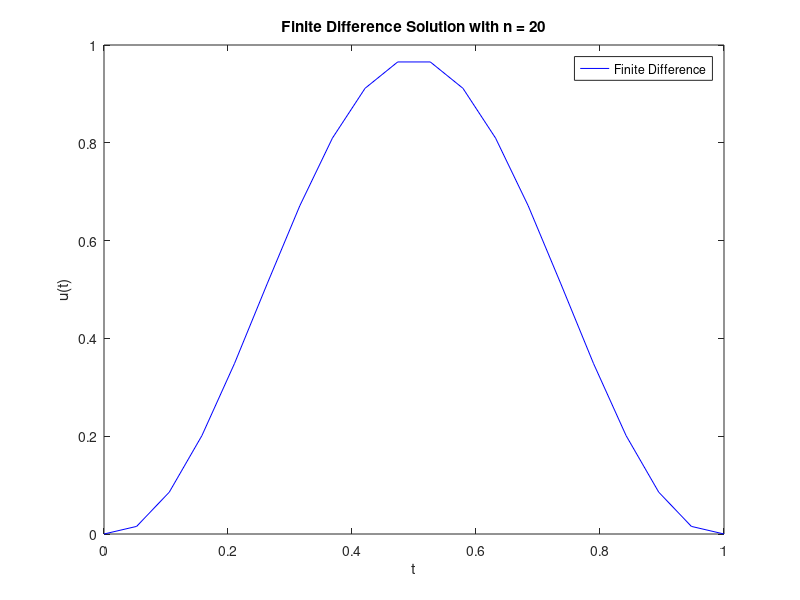
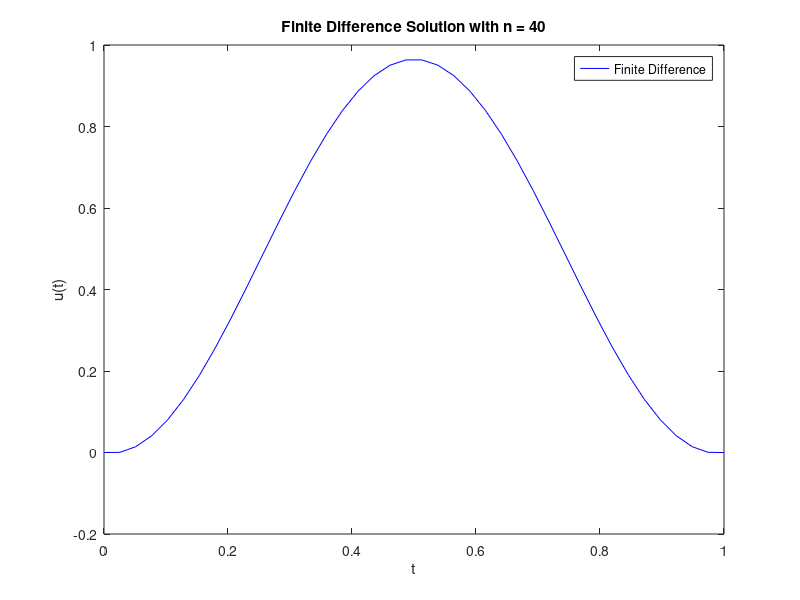
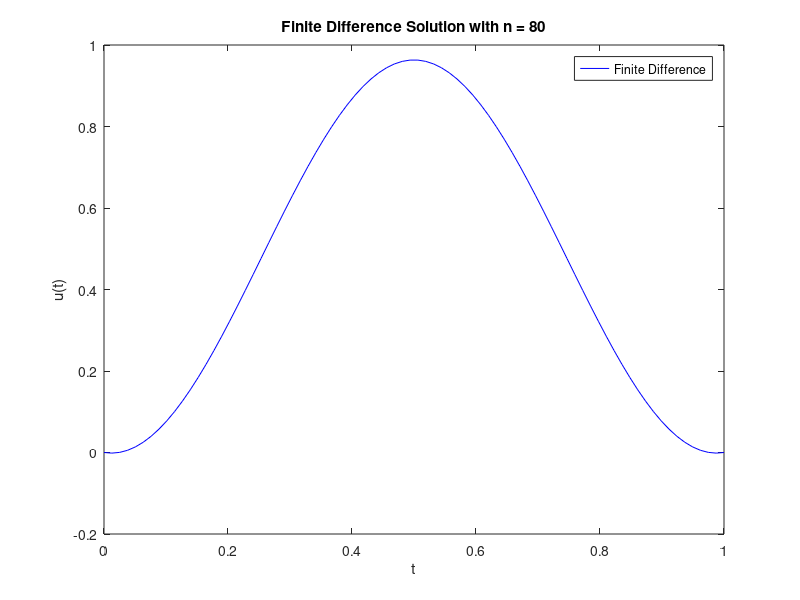
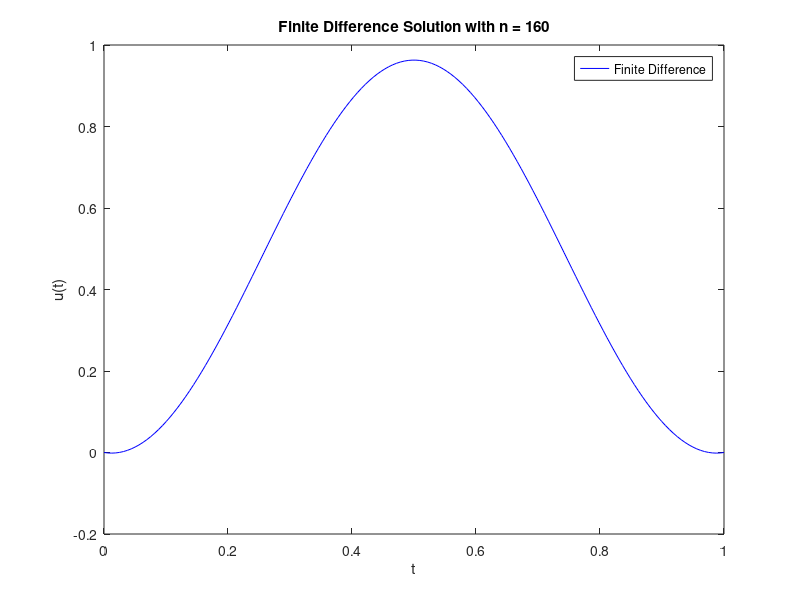

These figures' MATLAB source, in order:
function finiteDifference
    % Function to plot finite difference solutions for different grid resolutions
    ns = [20, 40, 80, 160]; % Array of different n values to test
    for i = 1:length(ns)
        n = ns(i);
        h = 1 / (n - 1); % Step size
        x = linspace(0, 1, n); % Grid points
        A = -2*eye(n) + diag(ones(n-1,1),1) + diag(ones(n-1,1),-1); % Tridiagonal matrix
        A = A / h^2; % Scale by h^2
        A(1,:) = zeros(1, n); A(1,1) = 1; % Boundary condition at t=0
        A(end,:) = zeros(1, n); A(end,end) = 1; % Boundary condition at t=1
        
        b = cos(pi*x).^2 + 2*pi^2*cos(2*pi*x); % Right-hand side
        b(1) = 0; % Boundary condition at t=0
        b(end) = 0; % Boundary condition at t=1
        
        u = A \ b'; % Solve the linear system

        % Plot the results
        figure;
        plot(x, u, 'b-'); % Finite difference solution
        hold on;
        % Include plot command for exact solution if available
        title(['Finite Difference Solution with n = ', num2str(n)]);
        xlabel('t');
        ylabel('u(t)');
        legend('Finite Difference'); % Add 'Exact Solution' if exact plot is added
    end
end
